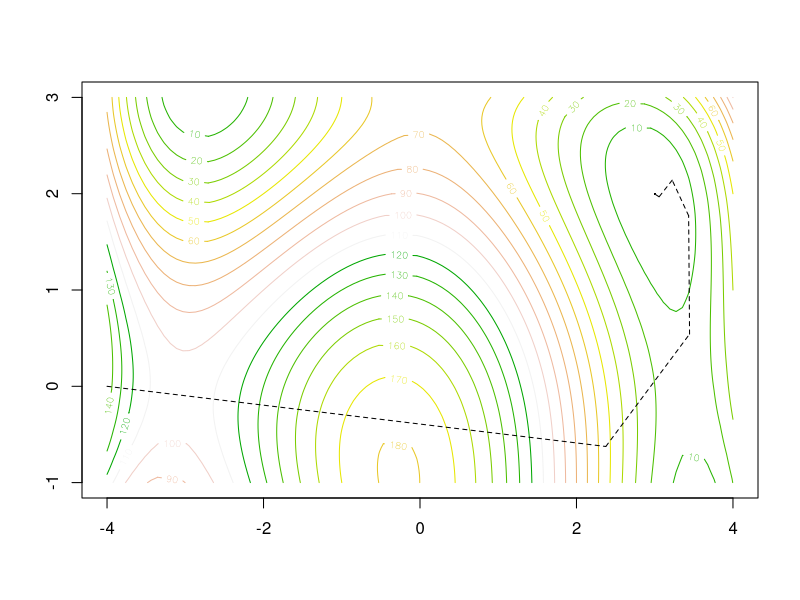
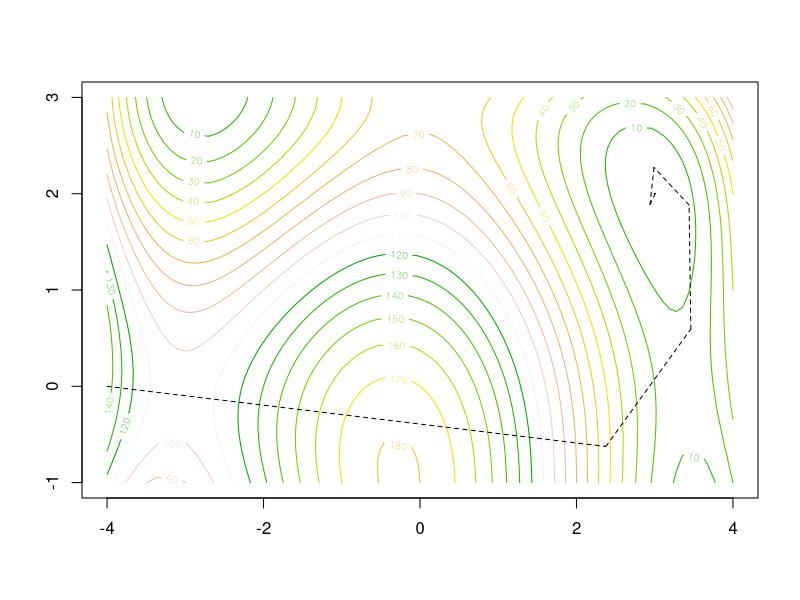

Write R code to recreate these figures, in order.
## ---- chunk 1
#A function to be optimized
g <- function(x){((x[1]^2)+x[2]-11)^2+(x[1]+(x[2]^2)-7)^2}
g.prime <- function(x){
  g.prime.da = (4*x[1]^3)+(4*x[1]*x[2])-(42*x[1])+(2*x[2]^2)-14
  g.prime.db = (2*x[1]^2)-(26*x[2])-22+(4*x[1]*x[2])+(4*x[2]^3)
  out = matrix(c(g.prime.da,g.prime.db),ncol=1)
  return(out)
}
## ---- chunk 2
#DFP Algorithm
DFP.min<-function(x,g,g.prime,epsilon,itr){
  H=diag(x=1,ncol=2,nrow=2)
  x.values = matrix(0, itr+1, 2)
  x.values[1,] = x
  alpha.default = 1
  alpha = alpha.default
  
  for(i in 1:itr){
    xt = x - alpha*H %*% g.prime(x)
    while(g(xt) > g(x)){
      alpha = alpha/2
      xt = x - alpha*H %*% g.prime(x)
    }
    x.values[i+1,] = xt
    z = xt-x
    y = g.prime(xt)-g.prime(x)
    v = z-H %*% y
    H.old = H
    H = H-((H %*% y %*% t(H %*% y))/((t(y) %*% H %*% y)[1]))+((z %*% t(z))/((t(y) %*% z)[1]))
    if(abs((t(v)%*%z)[1]) < epsilon){H = H.old}
    alpha = alpha.default
    x = xt
  }
  return(list(x=xt,gx=g(xt),xvalues=x.values))
}
## ---- chunk 3
#BFGS Algorithm:
BFGS.min<-function(x,g,g.prime,epsilon,itr){
  M=diag(x=1,ncol=2,nrow=2)
  x.values = matrix(0, itr+1, 2)
  x.values[1,] = x
  alpha.default = 1
  alpha = alpha.default
  
  for(i in 1:itr){
    hessian.inv = solve(M)
    xt = x - alpha*hessian.inv %*% g.prime(x)
    while(g(xt) > g(x)){
      alpha = alpha/2
      xt = x - alpha*hessian.inv %*% g.prime(x)
    }
    x.values[i+1,] = xt
    z = xt-x
    y = g.prime(xt)-g.prime(x)
    v = y-M %*% z
    M.old = M
    M = M-((M %*% z %*% t(M %*% z))/((t(z) %*% M %*% z)[1]))+((y %*% t(y))/((t(z) %*% y)[1]))
    if(abs((t(v)%*%z)[1]) < epsilon){M = M.old}
    alpha = alpha.default
    x = xt
  }
  return(list(x=xt,gx=g(xt),xvalues=x.values))
}
## ---- chunk 4
#Minimizing by DFP and its Contour Plot showing convergence:
result.DFP<-DFP.min(c(-4,0),g,g.prime,1e-10,40)
z = matrix(0,100,100)
x1.max = max(4,ceiling(max(result.DFP[[3]][,1])))
x1.min = min(0.5,floor(min(result.DFP[[3]][,1])))
x2.max = max(3,ceiling(max(result.DFP[[3]][,2])))
x2.min = min(0.5,floor(min(result.DFP[[3]][,2])))
x1 = seq(x1.min,x1.max,length=100)
x2 = seq(x2.min,x2.max,length=100)
for(i in 1:100){
  for(j in 1:100){
    z[i,j] = g(c(x1[i],x2[j]))
  }
}
tcol <- terrain.colors(12)
contour(x1, x2, z, nlevels=20, col = tcol)

for(i in 1:40){
  segments(result.DFP[[3]][i,1],result.DFP[[3]][i,2],result.DFP[[3]][i+1,1],result.DFP[[3]][i+1,2],lty=2)
}
result.DFP
## ---- chunk 5
#Minimizing by BFGS and its Contour Plot showing convergence:
result.BFGS<-BFGS.min(c(-4,0),g,g.prime,1e-10,40)
z = matrix(0,100,100)
x1.max = max(4,ceiling(max(result.BFGS[[3]][,1])))
x1.min = min(0.5,floor(min(result.BFGS[[3]][,1])))
x2.max = max(3,ceiling(max(result.BFGS[[3]][,2])))
x2.min = min(0.5,floor(min(result.BFGS[[3]][,2])))
x1 = seq(x1.min,x1.max,length=100)
x2 = seq(x2.min,x2.max,length=100)
for(i in 1:100){
  for(j in 1:100){
    z[i,j] = g(c(x1[i],x2[j]))
  }
}
tcol <- terrain.colors(12)
contour(x1, x2, z, nlevels=20, col = tcol)

for(i in 1:40){
  segments(result.BFGS[[3]][i,1],result.BFGS[[3]][i,2],result.BFGS[[3]][i+1,1],result.BFGS[[3]][i+1,2],lty=2)
}
result.BFGS
